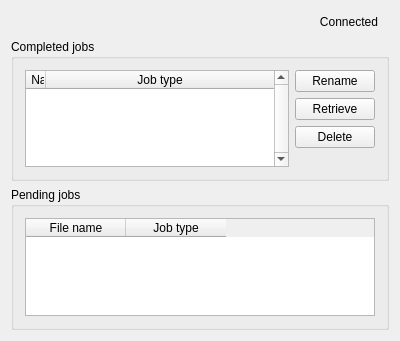
<?xml version="1.0" encoding="UTF-8"?>
<ui version="4.0">
 <class>Widget</class>
 <widget class="QWidget" name="Widget">
  <property name="geometry">
   <rect>
    <x>0</x>
    <y>0</y>
    <width>400</width>
    <height>341</height>
   </rect>
  </property>
  <property name="windowTitle">
   <string>Widget</string>
  </property>
  <layout class="QVBoxLayout" name="verticalLayout_2">
   <item>
    <layout class="QHBoxLayout" name="horizontalLayout_2">
     <item>
      <spacer name="horizontalSpacer">
       <property name="orientation">
        <enum>Qt::Horizontal</enum>
       </property>
       <property name="sizeHint" stdset="0">
        <size>
         <width>40</width>
         <height>20</height>
        </size>
       </property>
      </spacer>
     </item>
     <item>
      <widget class="QPushButton" name="connectBtn">
       <property name="text">
        <string>Connected</string>
       </property>
       <property name="checkable">
        <bool>true</bool>
       </property>
       <property name="autoDefault">
        <bool>false</bool>
       </property>
       <property name="default">
        <bool>false</bool>
       </property>
       <property name="flat">
        <bool>true</bool>
       </property>
      </widget>
     </item>
    </layout>
   </item>
   <item>
    <widget class="QGroupBox" name="doneBox">
     <property name="title">
      <string>Completed jobs</string>
     </property>
     <layout class="QHBoxLayout" name="horizontalLayout">
      <item>
       <widget class="QTableWidget" name="doneTable">
        <property name="verticalScrollBarPolicy">
         <enum>Qt::ScrollBarAlwaysOn</enum>
        </property>
        <property name="horizontalScrollBarPolicy">
         <enum>Qt::ScrollBarAlwaysOff</enum>
        </property>
        <property name="editTriggers">
         <set>QAbstractItemView::NoEditTriggers</set>
        </property>
        <property name="alternatingRowColors">
         <bool>false</bool>
        </property>
        <property name="selectionMode">
         <enum>QAbstractItemView::SingleSelection</enum>
        </property>
        <property name="selectionBehavior">
         <enum>QAbstractItemView::SelectRows</enum>
        </property>
        <property name="cornerButtonEnabled">
         <bool>false</bool>
        </property>
        <attribute name="horizontalHeaderCascadingSectionResizes">
         <bool>true</bool>
        </attribute>
        <attribute name="horizontalHeaderDefaultSectionSize">
         <number>3</number>
        </attribute>
        <attribute name="horizontalHeaderShowSortIndicator" stdset="0">
         <bool>true</bool>
        </attribute>
        <attribute name="horizontalHeaderStretchLastSection">
         <bool>true</bool>
        </attribute>
        <attribute name="verticalHeaderVisible">
         <bool>true</bool>
        </attribute>
        <attribute name="verticalHeaderDefaultSectionSize">
         <number>20</number>
        </attribute>
        <attribute name="verticalHeaderHighlightSections">
         <bool>false</bool>
        </attribute>
        <column>
         <property name="text">
          <string>File Name</string>
         </property>
        </column>
        <column>
         <property name="text">
          <string>Job type</string>
         </property>
        </column>
       </widget>
      </item>
      <item>
       <layout class="QVBoxLayout" name="verticalLayout">
        <item>
         <widget class="QPushButton" name="renameBtn">
          <property name="text">
           <string>Rename</string>
          </property>
         </widget>
        </item>
        <item>
         <widget class="QPushButton" name="retrieveBtn">
          <property name="text">
           <string>Retrieve</string>
          </property>
         </widget>
        </item>
        <item>
         <widget class="QPushButton" name="deleteBtn">
          <property name="text">
           <string>Delete</string>
          </property>
         </widget>
        </item>
        <item>
         <spacer name="verticalSpacer">
          <property name="orientation">
           <enum>Qt::Vertical</enum>
          </property>
          <property name="sizeHint" stdset="0">
           <size>
            <width>20</width>
            <height>40</height>
           </size>
          </property>
         </spacer>
        </item>
       </layout>
      </item>
     </layout>
    </widget>
   </item>
   <item>
    <widget class="QGroupBox" name="pendingBox">
     <property name="title">
      <string>Pending jobs</string>
     </property>
     <layout class="QVBoxLayout" name="verticalLayout_3">
      <item>
       <widget class="QTableWidget" name="pendingTable">
        <property name="editTriggers">
         <set>QAbstractItemView::NoEditTriggers</set>
        </property>
        <property name="selectionMode">
         <enum>QAbstractItemView::NoSelection</enum>
        </property>
        <attribute name="horizontalHeaderShowSortIndicator" stdset="0">
         <bool>true</bool>
        </attribute>
        <column>
         <property name="text">
          <string>File name</string>
         </property>
        </column>
        <column>
         <property name="text">
          <string>Job type</string>
         </property>
        </column>
       </widget>
      </item>
     </layout>
    </widget>
   </item>
  </layout>
 </widget>
 <layoutdefault spacing="6" margin="11"/>
 <resources/>
 <connections/>
</ui>
